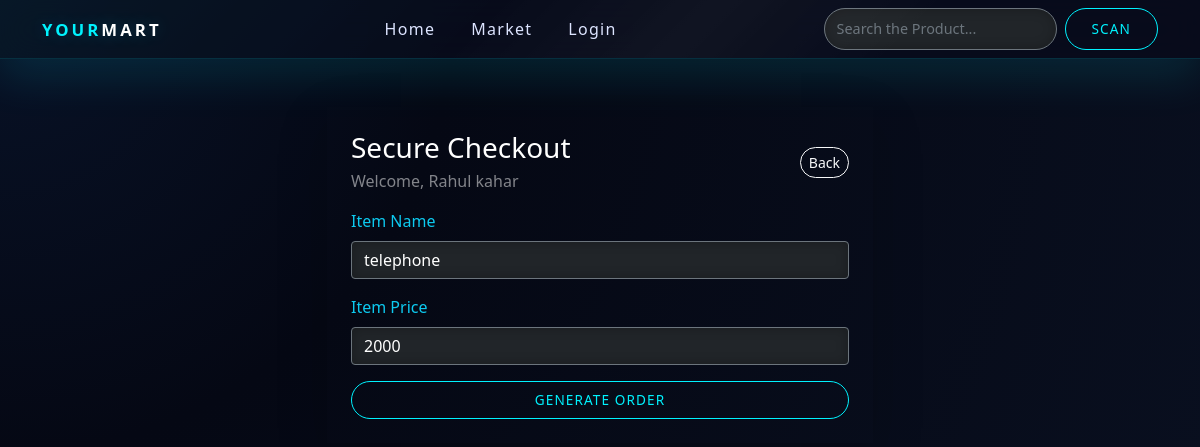
The page /userdashboard/payment/2/ (signed in) on the database its author committed.
### app/models.py (models this page shows)
class User(models.Model):
    Name=models.CharField(max_length=40)
    Email=models.EmailField()
    Contact=models.IntegerField()
    Image=models.ImageField(upload_to='image')
    Pass=models.CharField(max_length=20)
    CPass = models.CharField(max_length=20, default='')

class Item(models.Model):
    item_name=models.CharField(max_length=40)
    item_desc=models.CharField(max_length=40)
    item_price=models.IntegerField()
    item_image=models.ImageField(upload_to='image')
    item_color=models.CharField(max_length=20)
    item_category=models.CharField(max_length=40)
    item_quantity=models.IntegerField(null=True)

### app/views.py (the view)
# urls.py: path('userdashboard/payment/<int:pk>/',views.payment,name='payment'),
@never_cache
def payment(req, pk):
    data = None
    if 'a_data' in req.session:
        data = req.session.get('a_data')
    elif 'user_id' in req.session:
        data = User.objects.get(id=req.session.get('user_id'))
    elif 'emp_id' in req.session:
        data = Add_Employee.objects.get(id=req.session.get('emp_id'))
    item_detail = Item.objects.get(id=pk)
    return render(req,'payment.html', {'item_detail': item_detail, 'data': data})

### app/templates/payment.html (shortened to what this page needs)
{% extends "index.html" %}
{% block content %}
<div class="container py-5">
    <div class="row justify-content-center">
        <div class="col-lg-6">
            <div class="hero-card p-4 rounded-4 shadow-lg mx-auto">
                <div class="d-flex justify-content-between align-items-center mb-3">
                    <div>
                        <h3 class="mb-1 text-white">Secure Checkout</h3>
                        <p class="text-white-50 mb-0">Welcome, {{ data.Name|default:user.username }}</p>
                    </div>
                    <a href="{% url 'userdashboard' %}" class="btn btn-outline-light btn-sm rounded-pill">Back</a>
                </div>
                <form action="{% url 'pay_amount' pk=item_detail.id %}" method="post">
                    <div class="mb-3">
                        <label class="form-label text-info fw-semibold">Item Name</label>
                        <input type="text" class="form-control bg-dark bg-opacity-75 border border-secondary border-opacity-25 text-white" value="{{ item_detail.item_name }}" readonly>
                    </div>
                    <div class="mb-3">
                        <label class="form-label text-info fw-semibold">Item Price</label>
                        {% if not payment %}
                        <input type="number" name="itemprice" class="form-control bg-dark bg-opacity-75 border border-secondary border-opacity-25 text-white" value="{{ item_detail.item_price }}" readonly>
                        {% else %}
                        <input type="number" name="itemprice" class="form-control bg-dark bg-opacity-75 border border-secondary border-opacity-25 text-white" value="{{ amount }}" readonly>
                        {% endif %}
                    </div>
                    <button type="submit" class="btn btn-neon w-100 py-2">Generate Order</button>
                </form>
            </div>
        </div>
    </div>
</div>
{% endblock content %}

### app/templates/index.html (style rules this page uses)
html, body { margin: 0; padding: 0; min-height: 100%; color: #f7f9ff; background: radial-gradient(circle at top left, #081227 0%, #050814 35%, #090f1f 100%); overflow-x: hidden; font-family: 'Segoe UI', sans-serif; }
body::before { content: ''; position: fixed; inset: 0; pointer-events: none; background: radial-gradient(circle at 20% 15%, rgba(0, 242, 254, 0.18), transparent 12%), radial-gradient(circle at 90% 20%, rgba(255, 255, 255, 0.08), transparent 10%), radial-gradient(circle at 60% 90%, rgba(0, 255, 178, 0.08), transparent 18%); opacity: 0.95; animation: drift 18s ease-in-out infinite alternate; z-index: -1; }
.btn-neon { border: 1px solid #00f2fe; color: #00f2fe; background: transparent; border-radius: 50px; padding: 10px 26px; transition: 0.35s ease; text-transform: uppercase; font-size: 0.85rem; letter-spacing: 0.08em; }
.form-control { background: rgba(255, 255, 255, 0.08); border: 1px solid rgba(255, 255, 255, 0.14); color: #ecf4ff; transition: all 0.3s ease; box-shadow: inset 0 0 12px rgba(0, 0, 0, 0.25); }

### rows shown on the page
User: Name "Rahul kahar"
Item: item_name "telephone", itemprice "2000"
